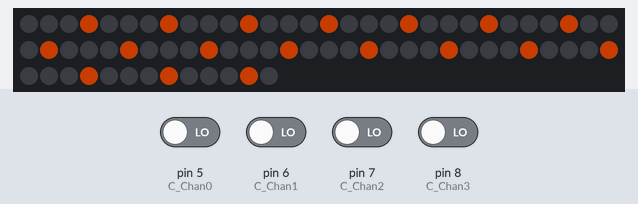
This sketch was run on a simulated Arduino Uno, built with avr-gcc and run on an emulated ATmega328P. Parts: 73 RGB LEDs in strip order, left to right, continuing on the next row. Inputs (shaded band) come from the test bench; at power-on: pin 5 (C_Chan0), pin 6 (C_Chan1), pin 7 (C_Chan2), pin 8 (C_Chan3) LOW. Dim RGB values are drawn brighter than linear; colours are those a GRB WS2812 strip shows for the declared byte order; random numbers use the default seed unless the sketch sets one.

Above: at 2.2 s.
2.3 s: pin 5 (C_Chan0) driven HIGH
At 6.27 s:
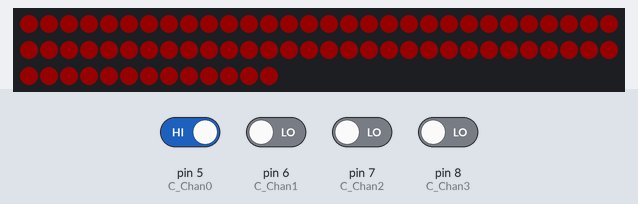
7.9 s: pin 8 (C_Chan3) driven HIGH
At 19.54 s:
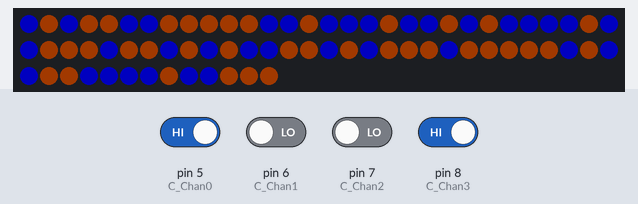
21.4 s: pin 6 (C_Chan1) driven HIGH
At 28.38 s:
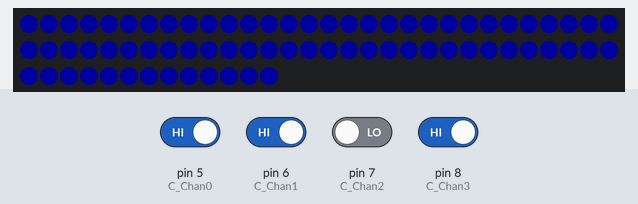
30.6 s: pin 7 (C_Chan2) driven HIGH
At 32.92 s:
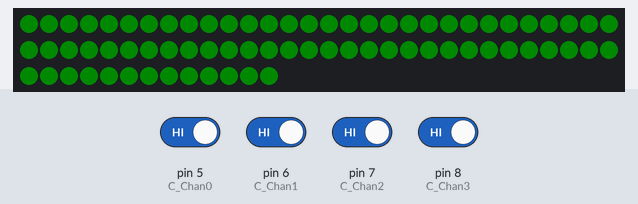
35.1 s: pin 5 (C_Chan0) driven LOW
At 39.31 s:
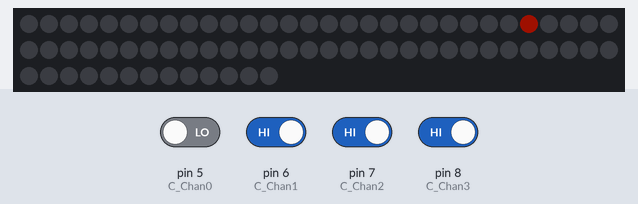
39.4 s: pin 6 (C_Chan1) driven LOW
At 42.1 s:
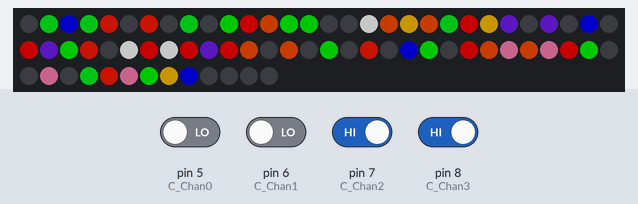

The sketch:

_2018LED.ino
```cpp
#include "FadeInOutnew.h"

LED_Color V_LED_Color = LED_Color_Red;
int       V_Brightness = 0;                 // Value of how bright the LEDs are (0-255)
int       V_PulseSpeed = 0;                   // Counter that contains the number of pulses for the given color (really only useful for multi mode)
LED_Mode  V_LED_ModeFinal = LED_Mode0;      // The current sw loop, debounced, determined mode
LED_Mode  V_LED_ModeFinalPrev = LED_Mode1;  // The previous sw loop, debounced, determined mode
LED_Mode  V_LED_ModeRaw = LED_Mode0;        // The current sw loop, raw mode
float     V_ModeDebounceTime = 0;           // Deboune timer for the switching of modes
bool      V_Forward = true;                 // The direction of the fading action (when enabled).  True is fade up, false is fade down.
CRGB      V_LEDs[C_NUM_LEDS];               // Array that contains the color mixture for each led in the strip
int       V_ChanInputRaw[InputChanSz];      // Raw value read for the digital input channel
int       V_ChanInputFinal[InputChanSz];    // Final, debounced, on/off value of the input channels
float     V_ChanInputDbTime[InputChanSz];   // Deboune timer for each of the channels
int       V_LED_Rand[C_NUM_LEDS];           // Array of random numbers used in the rainbow mode
int       V_LED_Sand[C_NUM_LEDS];           // Array of random numbers used in the Sandstorm
bool      V_LED_HalfOn[C_NUM_LEDS];         // Array of on/off bits used in the half on mode
float     V_LED_Shift = 0;                  // Timer used to determine when to shift the leds, used in shift mode
bool      V_Initialized = false;            //Gone through initialization
int       V_Ping = 0;
bool      V_PingRev = false;
float     V_RainbowTime = 0;
float     V_ModeTimer = 0;

bool DebounceInput(bool  L_RawInput,
                   float *L_DebounceTime);

void setup()
{

  int       L_Index = 0;
  LED_Color L_Color;
  int       L_RandNum = 0;

  int  L_LightSpacing = 0;

          for(L_Index = 0; L_Index < C_NUM_LEDS; L_Index++)
            {
              if (L_LightSpacing < K_LightSpacing[0])
                {
                  V_LED_HalfOn[L_Index] = false;
                  L_LightSpacing++;
                }
              else
                {
                  V_LED_HalfOn[L_Index] = true;
                  L_LightSpacing = 0;
                }
            }

          for(L_Index = 0; L_Index < C_NUM_LEDS; L_Index++) /*Random number generator for the Rainbow setting */
            {
              V_LED_Rand[L_Index] = random(0, int(LED_Color_Rainbow-1));
            }

          for(L_Index = 0; L_Index < C_NUM_LEDS; L_Index++) /* Random number generator for the Sandstorm setting*/
            {
              V_LED_Sand[L_Index] = int(random(2));
            }
  delay (1000);
  FastLED.addLeds<C_CHIPSET, C_LED_PIN, C_COLOR_ORDER>(V_LEDs, C_NUM_LEDS).setCorrection (TypicalLEDStrip);
  FastLED.setBrightness(V_Brightness);
  pinMode(C_Chan0, INPUT);
  pinMode(C_Chan1, INPUT);
  pinMode(C_Chan2, INPUT);
  pinMode(C_Chan3, INPUT);

  for(L_Index = 0; L_Index < C_NUM_LEDS; L_Index++)
    {
      V_LED_HalfOn[L_Index] = true;
    }
}

void loop()
{
  int  L_Index = 0;
  int  L_LastReg1 = 0;
  bool L_LastReg2 = false;
  int  L_LastReg3 = 0;
  int  L_LightSpacing = 0;

  // Read the chanels here:
  V_ChanInputRaw[InputChan0] = digitalRead(C_Chan0);
  V_ChanInputRaw[InputChan1] = digitalRead(C_Chan1);
  V_ChanInputRaw[InputChan2] = digitalRead(C_Chan2);
  V_ChanInputRaw[InputChan3] = digitalRead(C_Chan3);

  // Debounce the channels
  for (L_Index = 0; L_Index < InputChanSz; L_Index++)
    {
      V_ChanInputFinal[L_Index] = DebounceInput(V_ChanInputRaw[L_Index], &V_ChanInputDbTime[L_Index]);
    }

  // Let's determine what the raw mode is from the input lines
  for (L_Index = 0; L_Index < LED_ModeSz; L_Index++)
    {
    if (V_ChanInputFinal[InputChan0] == C_InputConfig[L_Index][InputChan0] &&
        V_ChanInputFinal[InputChan1] == C_InputConfig[L_Index][InputChan1] &&
        V_ChanInputFinal[InputChan2] == C_InputConfig[L_Index][InputChan2] &&
        V_ChanInputFinal[InputChan2] == C_InputConfig[L_Index][InputChan3])
      {
        V_LED_ModeRaw = LED_Mode(L_Index);
        break;
      }
    }

  V_LED_ModeFinalPrev = V_LED_ModeFinal;

  V_ModeTimer += K_DelayBetweenUpdate;
  if (V_ModeTimer >= K_PitLight)
  {
    if (V_LED_ModeFinal < LED_Mode15)
      {
        V_LED_ModeFinal = V_LED_ModeFinal + 1;
      }
      else
      {
        V_LED_ModeFinal = LED_Mode0;
      }
    V_ModeTimer = 0;
  }


  // Let's debounce the mode:
/*  if (V_LED_ModeRaw != V_LED_ModeFinal)
    {
      if ( DebounceInput(true, &V_ModeDebounceTime) == true )
        {
          V_LED_ModeFinal = V_LED_ModeRaw;
        }
    }
  else
    {
      V_ModeDebounceTime = 0;
    }*/
  // There was a new mode, let's generate some random numbers just in case the user wants the rainbow effect
  if ((V_LED_ModeFinalPrev != V_LED_ModeFinal) || (V_Initialized == false))
    {
      for(L_Index = 0; L_Index < C_NUM_LEDS; L_Index++)
        {
          V_LED_HalfOn[L_Index] = true;
        }

      if (K_LightSettings[V_LED_ModeFinal][LED_ConfigHalfOn] >= 1)
        {
          L_LightSpacing = 0;

          for(L_Index = 0; L_Index < C_NUM_LEDS; L_Index++)
            {
              if (L_LightSpacing < K_LightSpacing[V_LED_ModeFinal])
                {
                  V_LED_HalfOn[L_Index] = false;
                  L_LightSpacing++;
                }
              else
                {
                  V_LED_HalfOn[L_Index] = true;
                  L_LightSpacing = 0;
                }
            }
        }
    }
    V_RainbowTime += K_DelayBetweenUpdate;

      if ((K_LightSettings[V_LED_ModeFinal][LED_ConfigColor] == LED_Color_Rainbow) && (V_RainbowTime >= K_RB_Delay))
        {
          for(L_Index = 0; L_Index < C_NUM_LEDS; L_Index++)
            {
              V_LED_Rand[L_Index] = random(0, int(LED_Color_Rainbow-1));
            }
            V_RainbowTime = 0;
        }
  // Let's check to see if we are doing the "trace effect"...
  if (K_LightSettings[V_LED_ModeFinal][LED_ConfigTrace] >= 1)
    {
      V_LED_Shift += K_DelayBetweenUpdate;
        if (V_LED_Shift >= K_ShiftTime[V_LED_ModeFinal])
          {
            L_LastReg1 = V_LED_Rand[0];
            L_LastReg2 = V_LED_HalfOn[0];
            L_LastReg3 = V_LED_Sand[0];
            for (L_Index = 0; L_Index < (C_NUM_LEDS - 1); L_Index++)
              {
                V_LED_Rand[L_Index] = V_LED_Rand[L_Index+1];
                V_LED_HalfOn[L_Index] = V_LED_HalfOn[L_Index+1];
                V_LED_Sand[L_Index] = V_LED_Sand[L_Index+1];
              }
            V_LED_Rand[C_NUM_LEDS-1] = L_LastReg1;
            V_LED_HalfOn[C_NUM_LEDS-1] = L_LastReg2;
            V_LED_Sand[C_NUM_LEDS-1] = L_LastReg3;
            V_LED_Shift = 0;
          }
    }
  else
    {
      V_LED_Shift = 0;
    }

  // Let's determine what the actual desired color is...
  if (K_LightSettings[V_LED_ModeFinal][LED_ConfigColor] < LED_Color_Rainbow)
    {
      V_LED_Color = K_LightSettings[V_LED_ModeFinal][LED_ConfigColor];
    }

  if (K_LightSettings[V_LED_ModeFinal][LED_ConfigFade] >= 1)
    {
      // Let's modify the brightness
      V_Brightness = SetLED_Brightness(V_Brightness, &V_Forward, K_LightSettings[V_LED_ModeFinal][LED_ConfigFade]);

      if (K_LightSettings[V_LED_ModeFinal][LED_ConfigColor] == LED_Color_Multi)
        {
          if (V_PulseSpeed >= K_PulseCounts)
            {
              //V_LED_Color = V_LED_Color + LED_Color(1);
              V_LED_Color = V_LED_Color + 1;

              if (V_LED_Color >= LED_Color_Rainbow)
                {
                // This resets the color back to the starting point
                V_LED_Color = LED_Color_Red;
                }
              V_PulseSpeed = 0;
            }
        }
    }
  else
    {
      V_Brightness = K_LED_MaxBrightness;
    }

  if (K_LightSettings[V_LED_ModeFinal][LED_ConfigColor] == LED_Color_Rainbow)
    {
      SetLED_Color(LED_Color_Rainbow);
    }
  else
    {
      SetLED_Color(V_LED_Color);
    }

    V_Initialized = true;

    FastLED.show();
    FastLED.delay(int(K_DelayBetweenUpdate));
    FastLED.setBrightness(V_Brightness);
}

int SetLED_Brightness(int   L_Brightness,
                      bool *L_Forward,
                      int  L_PulseSpeed)
{
    if (*L_Forward == true && L_Brightness < K_LED_MaxBrightness) //in forward
      {
        L_Brightness+=L_PulseSpeed; //forward speed
      }
    else if (*L_Forward == false && L_Brightness > K_LED_MinBrightness) // in reverse
      {
        L_Brightness-=L_PulseSpeed; //reverse speed
      }
    else if (L_Brightness >= K_LED_MaxBrightness) //switch to reverse
      {
        *L_Forward = false;
      }
    else if (L_Brightness <= K_LED_MinBrightness) // switch to forward
      {
        //*L_PulseSpeed+=3;
        *L_Forward = true;
      }

      //Error proofing in case Brightness is out of range. put it back in range.
      if (L_Brightness <= K_LED_MinBrightness)
      {
        L_Brightness = K_LED_MinBrightness;
      }
      else if (L_Brightness >= K_LED_MaxBrightness)
      {
        L_Brightness = K_LED_MaxBrightness;
      }


 return L_Brightness;
}

bool DebounceInput(bool  L_RawInput,
                   float *L_DebounceTime)
{
  bool L_Debounced;

  if (L_RawInput == true && *L_DebounceTime < K_Debounce)
    {
      *L_DebounceTime += K_DelayBetweenUpdate;
      L_Debounced = false;
    }
  else if(L_RawInput == true && *L_DebounceTime >= K_Debounce)
    {
      L_Debounced = true;
    }
  else
    {
      *L_DebounceTime = 0;
      L_Debounced = false;
    }

  return L_Debounced;
}

void SetLED_Color(LED_Color L_Color) /* Registers color command input */
{
  int       L_Index = 0;
  LED_Color L_MainC = L_Color;
  int       L_RandNum = 0;
  int x = 0;

   if(V_PingRev == false)
   {
    V_Ping++;
    if(V_Ping == C_NUM_LEDS) V_PingRev = true;
   }
  else
  {
    V_Ping--;
    if(V_Ping == 0) V_PingRev = false;
  }

  for( L_Index = 0; L_Index < C_NUM_LEDS; L_Index++)
    {
      if(L_MainC == LED_Color_Rainbow) /* Sets Rainbow LED */
        {
          L_RandNum = V_LED_Rand[L_Index];
          L_Color = LED_Color(L_RandNum);

          if(L_Color >= LED_Color_Rainbow && L_Index < 0 && L_Index > 120)
            {
              L_Color = LED_Color_Red;
            }
          if(L_Color >= LED_Color_Rainbow && L_Index >= 25 && L_Index <= 45)
            {
              //L_Color = LED_Color_Red;
              L_Color = LED_Color_Black;
            }
        }

      if(L_MainC == LED_Color_Duo) /* Sets LED to alternate Red and Blue lights */
        {
          if(L_Color == LED_Color_Blue)
            {
              L_Color = LED_Color_Red;
            }
          else
            {
              L_Color = LED_Color_Blue;
            }
        }

        if(L_MainC == LED_Color_Raider) /* Sets LED to alternate Orange and White lights */
        {
          if(L_Color == LED_Color_OrangeRed)
            {
              L_Color = LED_Color_White;
            }
          else
            {
              L_Color = LED_Color_Orange;
            }
        }

      if(L_MainC == LED_Color_SandstormB) /* Sandstorm for Blue Alliance*/
       {
        if(V_LED_Sand[L_Index] == 1)
         {
          L_Color = LED_Color_Sand;
         }
        else
        {
          L_Color = LED_Color_Blue;
        }
       }

      if(L_MainC == LED_Color_SandstormR) /* Sandstorm for Red Alliance*/
       {
        if(V_LED_Sand[L_Index] == 1)
         {
          L_Color = LED_Color_Sand;
         }
        else
        {
          L_Color = LED_Color_Red;
        }
       }

      if(L_MainC == LED_Color_Ping) /* Single LED on*/
      {
        if(L_Index == V_Ping)
        {
          //L_Color = LED_Color_Rainbow;
          L_RandNum = V_LED_Rand[L_Index];
          L_Color = LED_Color(L_RandNum);

          if(L_Color >= LED_Color_Rainbow && L_Index < 0 && L_Index > 120)
            {
              L_Color = LED_Color_Red;
            }
          if(L_Color >= LED_Color_Rainbow && L_Index >= 25 && L_Index <= 45)
            {
              L_Color = LED_Color_Black;
            }
        }
        else
        {
          L_Color = LED_Color_Black;
        }
      }

      if(L_MainC == LED_Color_BlinkL) /* Left Blinker attempt */
        {

          if(L_Color == LED_Color_Yellow)
            {
              x++;
            }
          if( x == 240)
            {
              L_Color = LED_Color_Black;

            }
          else
            {
              L_Color = LED_Color_Yellow;
              x++;
            }
        }

      if(L_MainC == LED_Color_BlinkR) /* Right blinker attempt */
          {
            if(L_Color == LED_Color_Black)
            {
              x++;
            }
            if(x == 240)
            {
              L_Color = LED_Color_Yellow;
            }
            else
            {
              L_Color = LED_Color_Black;
              x++;
            }
           }


      if (V_LED_HalfOn[L_Index] == false) /* If light setting is none of the above, it is one of the colors below */
        {
          L_Color = LED_Color_Black;
        }
      else if ((L_MainC != LED_Color_Rainbow) && (L_MainC != LED_Color_Duo) && (L_MainC != LED_Color_BlinkR) && (L_MainC != LED_Color_BlinkL)
                && (L_MainC != LED_Color_SandstormB) && (L_MainC != LED_Color_SandstormR && L_MainC != LED_Color_Ping) && (L_MainC != LED_Color_Raider))
        {
          L_Color = L_MainC;
        }

      switch (L_Color)
        {
          case LED_Color_Red:
            V_LEDs[L_Index] = CRGB(0,0,100);
            break;

          case LED_Color_Blue:
            V_LEDs[L_Index] = CRGB(100,0,0);
            break;

          case LED_Color_Green:
            V_LEDs[L_Index] = CRGB(0,100,0);
            break;

          case LED_Color_White:
            V_LEDs[L_Index] = CRGB(100,100,100);
            break;

          case LED_Color_Purple:
            V_LEDs[L_Index] = CRGB(85,10,40);
            break;

          case LED_Color_Yellow:
            V_LEDs[L_Index] = CRGB(0,75,100);
            break;

          case LED_Color_Pink:
            V_LEDs[L_Index] = CRGB(70,50,100);
            break;

          case LED_Color_Orange:
            V_LEDs[L_Index] = CRGB(0,30,100);
            break;

          case LED_Color_OrangeRed:
            V_LEDs[L_Index] = CRGB(0,10,100);
            break;

          case LED_Color_Aqua:
            V_LEDs[L_Index] = CRGB(10,90,0);
            break;

          case LED_Color_Sand:
            V_LEDs[L_Index] = CRGB(0,15,40);
            break;

          case LED_Color_Black:
          default:
            V_LEDs[L_Index] = CRGB(0,0,0);
            break;
      }

    }
}
```

Source omitted: FadeInOutnew.h (6299 bytes)
